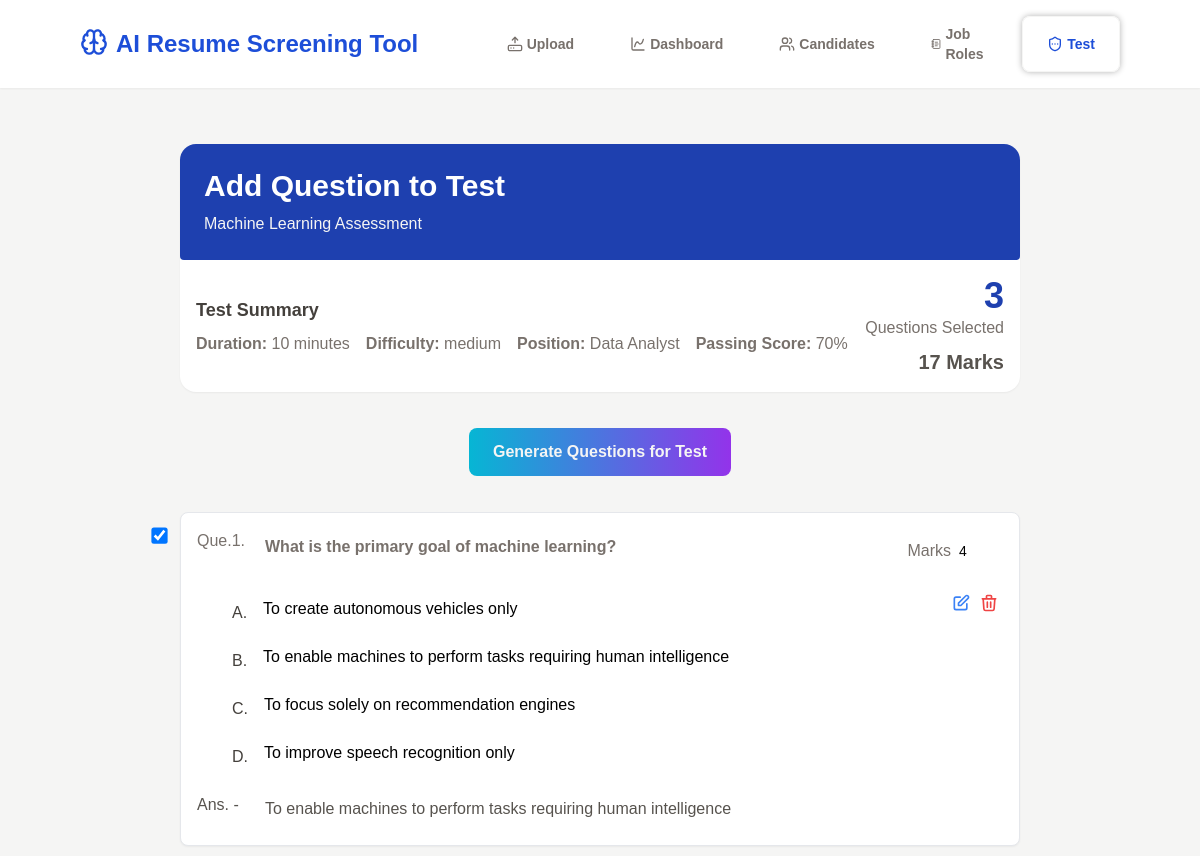
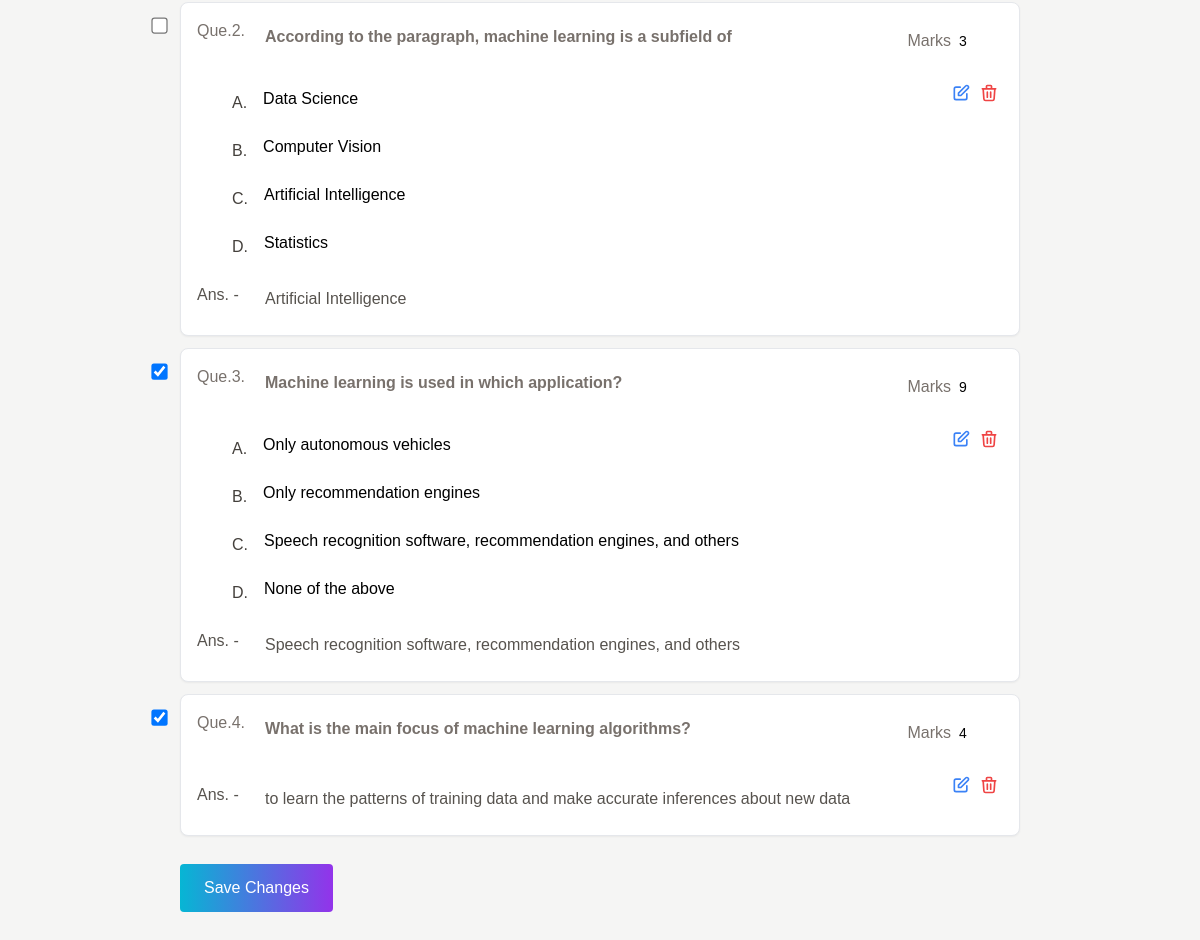
The page /test/manage_test/17 on the database its author committed (2 pictures, top to bottom).
### organize_test/models.py (models this page shows, shortened)
class newTest(models.Model):
    DIFFICULTY_CHOICES = {
        ('easy', 'Easy'),
        ('medium', 'Medium'),
        ('hard', 'Hard'),
    }
    title = models.CharField(max_length=200)
    position = models.ForeignKey(Position, on_delete=models.SET_NULL, null=True, blank=True)
    description = models.TextField()
    difficulty = models.CharField(max_length=20, choices=DIFFICULTY_CHOICES)
    duration = models.IntegerField(help_text='Duration in minutes')
    passing_score = models.IntegerField(help_text='Passing score percentage')
    created_at = models.DateTimeField(auto_now_add=True)

class Position(models.Model):
    title = models.CharField(max_length=200)
    description = models.TextField(blank=True, null=True)
    def __str__(self):
        return self.title

class QuestionModel(models.Model):
    test = models.ForeignKey(newTest, on_delete=models.CASCADE, null=True, blank=True)
    question = models.TextField()
    options = models.JSONField(blank=True, null=True)  # for MCQ
    answer = models.TextField()
    is_selected = models.BooleanField(default=False)
    marks = models.IntegerField(default=2)
    created_at = models.DateTimeField(auto_now_add=True)

### organize_test/views.py (the view)
# urls.py: path('manage_test/<int:test_id>', views.manage_test, name='manage_test'),
def manage_test(request, test_id):
    test = newTest.objects.get(id=test_id)
    questions = QuestionModel.objects.filter(test=test)
    selected_ids = questions.filter(is_selected=True).values_list('id', flat=True)
    context = {
        'test': test,
        'questions': questions,
        'selected_ids': list(selected_ids),
    }
    return render(request, 'manage_test.html', context)

### organize_test/templates/manage_test.html (shortened to what this page needs)
{% extends "screening.html" %}
{% block content %}
<div class="bg-white rounded-2xl shadow-sm">
    <div class="flex flex-col gap-2 p-6 bg-blue-800 rounded-b rounded-2xl">
        <p class='text-white text-3xl font-semibold'>Add Question to Test</p>
        <p class='text-stone-100'>{{test.title}}</p>
    </div>
    <div class="flex justify-between py-4 px-4">
        <div class="flex flex-col justify-center gap-2">
            <p class='text-lg text-stone-700 font-semibold'>Test Summary</p>
            <div class='flex gap-4'>
                <p>
                    <span class='text-stone-500 font-semibold'>Duration: </span><span class='text-stone-500'>{{test.duration}} minutes</span>
                </p>
                <p>
                    <span class='text-stone-500 font-semibold'>Difficulty: </span><span class='text-stone-500'>{{test.difficulty}}</span>
                </p>
                <p>
                    <span class='text-stone-500 font-semibold'>Position: </span><span class='text-stone-500'>{{test.position}}</span>
                </p>
                <p>
                    <span class='text-stone-500 font-semibold'>Passing Score: </span><span class='text-stone-500'>{{test.passing_score}}%</span>
                </p>
            </div>
        </div>
        <div class="flex flex-col justify-center gap-2">
            <p class='flex flex-col items-end'>
                <span id="questionCount" class='text-4xl text-blue-800 font-semibold'>0</span>
                <span class='text-stone-500'>Questions Selected</span>
            </p>
            <p id="totalMarks" class='text-stone-600 text-xl text-end font-semibold'>0 Marks</p>
        </div>
    </div>
</div>
<button onclick="openOptions()" class='flex items-center gap-2 w-fit mx-auto my-9 px-6 py-3 text-stone-100 font-semibold bg-gradient-to-r from-cyan-500 to-purple-600 rounded-lg'>
    Generate Questions for Test
</button>
{% if questions %}
    {% for q in questions %}
    <div class="p-4 mb-3 border rounded-lg bg-white shadow-sm relative question-card" data-id="{{ q.id }}">
        <input type="checkbox" class="absolute -left-7 select-question scale-125"
        onchange="toggleQuestion(this, {{ q.id }})"
       {% if q.id in selected_ids %}checked{% endif %}>
        <div class="absolute top-6 right-1 flex items-center">
          <span class='text-stone-500'>Marks</span>
            <input type="number" value="{{ q.marks|default:2 }}"
                  class="marks-input w-16 text-sm border rounded px-2 py-1 marks-input border-0 bg-transparent pointer-events-none" oninput="updateSummary()" onchange="updateMarks(this, {{ q.id }})" readonly
                  min="1">
        </div>
        <div class="absolute top-20 right-5 flex gap-2">
            <button onclick="enableEdit(this)" class="text-blue-500 hover:text-blue-700 transition-colors">
                <svg class="w-5 h-5" fill="none" stroke="currentColor" viewBox="0 0 24 24">
                    <path stroke-linecap="round" stroke-linejoin="round" stroke-width="2" d="M11 5H6a2 2 0 00-2 2v11a2 2 0 002 2h11a2 2 0 002-2v-5m-1.414-9.414a2 2 0 112.828 2.828L11.828 15H9v-2.828l8.586-8.586z"/>
                </svg>
            </button>
            <button onclick="deleteQuestionDB({{ q.id }}, this)" class="text-red-500">
                <svg class="w-5 h-5" fill="none" stroke="currentColor" viewBox="0 0 24 24">
                    <path stroke-linecap="round" stroke-linejoin="round" stroke-width="2" d="M19 7l-.867 12.142A2 2 0 0116.138 21H7.862a2 2 0 01-1.995-1.858L5 7m5 4v6m4-6v6m1-10V4a1 1 0 00-1-1h-4a1 1 0 00-1 1v3M4 7h16"/>
                </svg>
            </button>
        </div>
        <div class="flex gap-3 text-stone-500">
            <span class='w-12'>Que.{{ forloop.counter }}.</span>
            <textarea readonly class="w-[85%] border font-semibold p-2 rounded mb-1 question-input border-0 bg-transparent pointer-events-none focus:outline-none resize-none leading-tight overflow-hidden">{{ q.question }}</textarea>
        </div>
        {% if q.options %}
        <div class="flex gap-3">
            <div class="w-6"></div>
            <div class="w-full">
                {% for opt in q.options %}
                <p class="flex items-center gap-2">
                    <span class='text-stone-700'>
                        {% if forloop.counter == 1 %}A.
                        {% elif forloop.counter == 2 %}B.
                        {% elif forloop.counter == 3 %}C.
                        {% elif forloop.counter == 4 %}D.
                        {% elif forloop.counter == 5 %}E.
                        {% endif %}
                    </span>
                    <input type="text" value="{{ opt }}"
                    readonly class="p-2 rounded w-[88%] mb-2 option-input border-0 bg-transparent pointer-events-none focus:outline-none" />
                </p>
                {% endfor %}
            </div>
        </div>
        {% endif %}
        <div class="flex gap-3 items-center">
            <span class='text-stone-600 w-12'>Ans. -</span>
            <input type="text" value="{{ q.answer }}"
            readonly class="p-2 text-stone-600 rounded w-[85%] mt-2 answer-input border-0 bg-transparent pointer-events-none focus:outline-none" />
        </div>
    </div>
    {% endfor %}
    <button onclick="updateQuestions()"
    class="bg-gradient-to-r from-cyan-500 to-purple-600 text-white px-6 py-3 rounded mt-4">
    Save Changes
    </button>
{% else %}
<div class="flex justify-center items-end h-[3vh] w-full">
  <p class='text-stone-400'>No Questions Set</p>
</div>
{% endif %}
{% endblock %}

### resume_screening/templates/screening.html (style rules this page uses)
body { font-family: Arial; margin: 50px auto; }

### rows shown on the page
newTest: title "Machine Learning Assessment", duration "10", difficulty "medium", position "Data Analyst", passing_score "70"
QuestionModel: id "☑", marks "4", question "What is the primary goal of machine learning?", options "To create autonomous vehicles only" "To enable machines to perform tasks requiring human intelligence" "To focus solely on recommendation engines" "To improve speech recognition only", answer "To enable machines to perform tasks requiring human intelligence"
QuestionModel: marks "3", question "According to the paragraph, machine learning is a subfield of", options "Data Science" "Computer Vision" "Artificial Intelligence" "Statistics", answer "Artificial Intelligence"
QuestionModel: id "☑", marks "9", question "Machine learning is used in which application?", options "Only autonomous vehicles" "Only recommendation engines" "Speech recognition software, recommendation engines, and others" "None of the above", answer "Speech recognition software, recommendation engines, and others"
QuestionModel: id "☑", marks "4", question "What is the main focus of machine learning algorithms?", answer "to learn the patterns of training data and make accurate inferences about new data"
